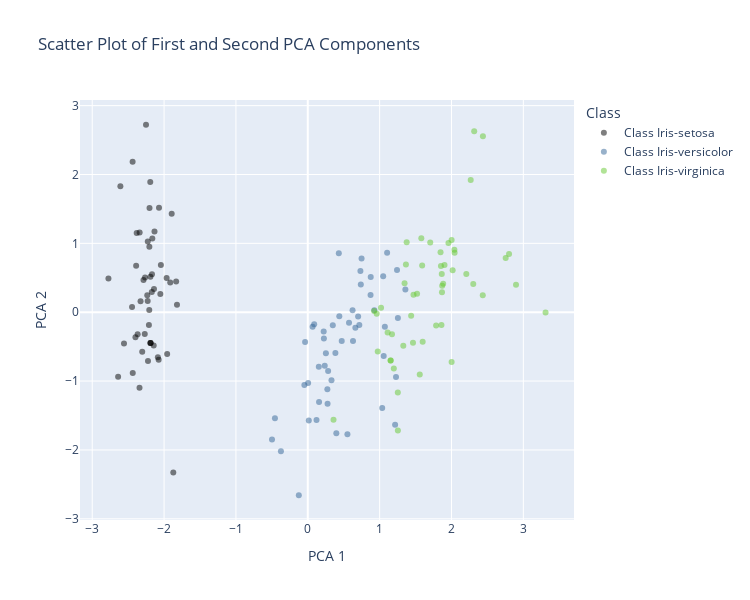

Notebook code cell kept with this figure:
### Code cell
X_scaled = df[features]

# Perform PCA with 2 components
pca = PCA(n_components=2)
X_pca = pca.fit_transform(X_scaled)

# Create a DataFrame with the PCA components and the class labels
df_pca = pd.DataFrame(X_pca, columns=['PCA_1', 'PCA_2'])
df_pca['class'] = df['class']

# Define colors for unique classes
unique_classes = df['class'].unique()
colors = {
    unique_class: f"rgba({(i * 50) % 255}, {(i * 100) % 255}, {(i * 150) % 255}, 0.5)"
    for i, unique_class in enumerate(unique_classes)
}

# Create a new scatter plot with plotly.graph_objects
fig = go.Figure()

# Add a scatter trace for each class
for class_label in unique_classes:
    class_data = df_pca[df_pca['class'] == class_label]
    fig.add_trace(
        go.Scatter(
            x=class_data['PCA_1'],
            y=class_data['PCA_2'],
            mode='markers',
            marker=dict(color=colors[class_label]),
            name=f'Class {class_label}'
        )
    )

# Set layout properties
fig.update_layout(
    title='Scatter Plot of First and Second PCA Components',
    xaxis_title='PCA 1',
    yaxis_title='PCA 2',
    legend_title='Class',
    showlegend=True,
    width=750,
    height=600,
)

# Display the plot
fig.show()

### Figure 1 — Plotly figure (JSON) as saved in the notebook; plotly's stock layout.template omitted (floating-point values rounded to 4 significant figures)
{"data": [{"marker": {"color": "rgba(0, 0, 0, 0.5)"}, "mode": "markers", "name": "Class Iris-setosa", "type": "scatter", "x": [-2.265, -2.086, -2.368, -2.304, -2.389, -2.071, -2.446, -2.234, -2.342, -2.189, -2.163, -2.327, -2.224, -2.64, -2.192, -2.251, -2.203, -2.19, -1.894, -2.34, -1.915, -2.205, -2.774, -1.82, -2.228, -1.957, -2.052, -2.168, -2.14, -2.269, -2.145, -1.832, -2.608, -2.438, -2.189, -2.211, -2.044, -2.189, -2.436, -2.171, -2.287, -1.872, -2.558, -1.964, -2.133, -2.075, -2.381, -2.398, -2.227, -2.206], "y": [0.5057, -0.6554, -0.3185, -0.5754, 0.6748, 1.519, 0.07456, 0.2476, -1.095, -0.4486, 1.071, 0.1586, -0.7091, -0.9383, 1.89, 2.722, 1.514, 0.5143, 1.431, 1.158, 0.4305, 0.9525, 0.4895, 0.1068, 0.1622, -0.6079, 0.266, 0.552, 0.3366, -0.3149, -0.4839, 0.4453, 1.828, 2.185, -0.4486, -0.1843, 0.685, -0.4486, -0.8822, 0.2927, 0.468, -2.328, -0.4538, 0.4974, 1.171, -0.6919, 1.151, -0.3624, 1.025, 0.03224]}, {"marker": {"color": "rgba(50, 100, 150, 0.5)"}, "mode": "markers", "name": "Class Iris-versicolor", "type": "scatter", "x": [1.104, 0.7325, 1.242, 0.3973, 1.073, 0.3845, 0.7487, -0.4979, 0.9262, 0.004968, -0.1247, 0.4387, 0.5516, 0.7172, -0.03726, 0.8759, 0.348, 0.1534, 1.215, 0.1569, 0.7383, 0.4724, 1.228, 0.6294, 0.7005, 0.8735, 1.254, 1.358, 0.6621, -0.04728, 0.1215, 0.01412, 0.236, 1.057, 0.2214, 0.4318, 1.049, 1.036, 0.06707, 0.2754, 0.2723, 0.6232, 0.33, -0.3736, 0.2829, 0.08905, 0.2244, 0.5739, -0.457, 0.2522], "y": [0.8631, 0.5986, 0.6148, -1.758, -0.2118, -0.5911, 0.7787, -1.849, 0.03033, -1.029, -2.658, -0.05888, -1.773, -0.1854, -0.4328, 0.51, -0.1906, -0.7907, -1.633, -1.303, 0.4025, -0.4166, -0.9409, -0.4168, -0.06349, 0.2507, -0.08262, 0.3288, -0.2243, -1.057, -1.564, -1.573, -0.7759, -0.6369, -0.2808, 0.8551, 0.5222, -1.392, -0.2126, -1.33, -1.119, 0.02754, -0.9889, -2.018, -0.854, -0.1749, -0.3805, -0.1537, -1.539, -0.5959]}, {"marker": {"color": "rgba(100, 200, 45, 0.5)"}, "mode": "markers", "name": "Class Iris-virginica", "type": "scatter", "x": [1.848, 1.153, 2.206, 1.439, 1.868, 2.754, 0.3584, 2.303, 2.002, 2.268, 1.366, 1.599, 1.884, 1.253, 1.464, 1.592, 1.471, 2.437, 3.309, 1.254, 2.04, 0.9739, 2.898, 1.329, 1.704, 1.958, 1.172, 1.02, 1.786, 1.865, 2.435, 2.316, 1.86, 1.111, 1.197, 2.801, 1.58, 1.347, 0.9234, 1.854, 2.016, 1.903, 1.153, 2.043, 2.002, 1.871, 1.558, 1.521, 1.376, 0.9593], "y": [0.8717, -0.7013, 0.5545, -0.05001, 0.2912, 0.7884, -1.56, 0.4095, -0.7239, 1.921, 0.6939, -0.4282, 0.4143, -1.167, -0.4441, 0.677, 0.2532, 2.557, -0.002361, -1.718, 0.9074, -0.5712, 0.3978, -0.4868, 1.014, 1.003, -0.3189, 0.06554, -0.1933, 0.5554, 0.2467, 2.626, -0.1847, -0.296, -0.8172, 0.8447, 1.072, 0.4223, 0.01923, 0.6724, 0.6104, 0.686, -0.7013, 0.8647, 1.049, 0.3828, -0.9053, 0.2668, 1.016, -0.02228]}], "layout": {"height": 600, "legend": {"title": {"text": "Class"}}, "showlegend": true, "title": {"text": "Scatter Plot of First and Second PCA Components"}, "width": 750, "xaxis": {"title": {"text": "PCA 1"}}, "yaxis": {"title": {"text": "PCA 2"}}}}
